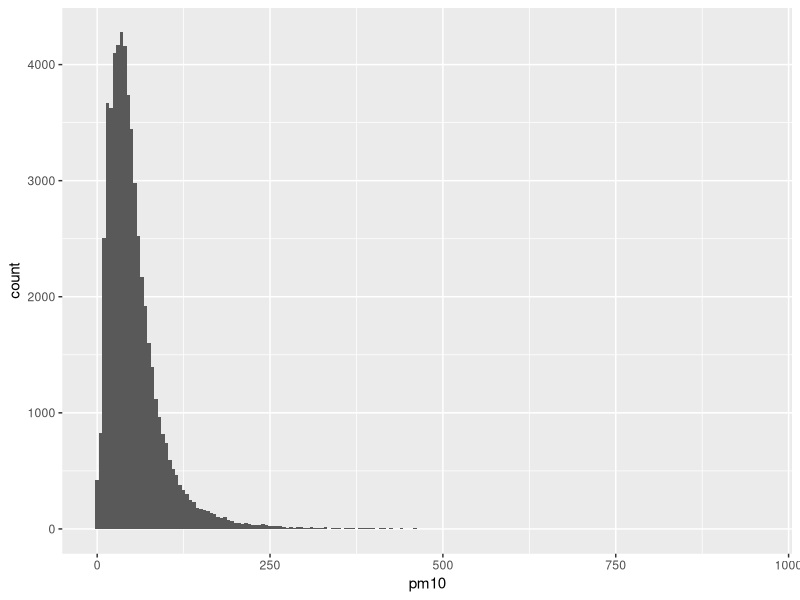
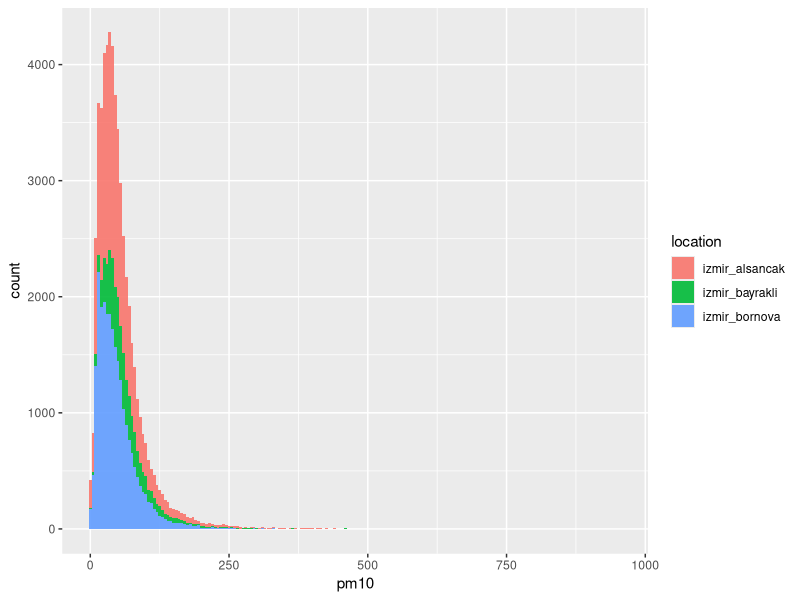
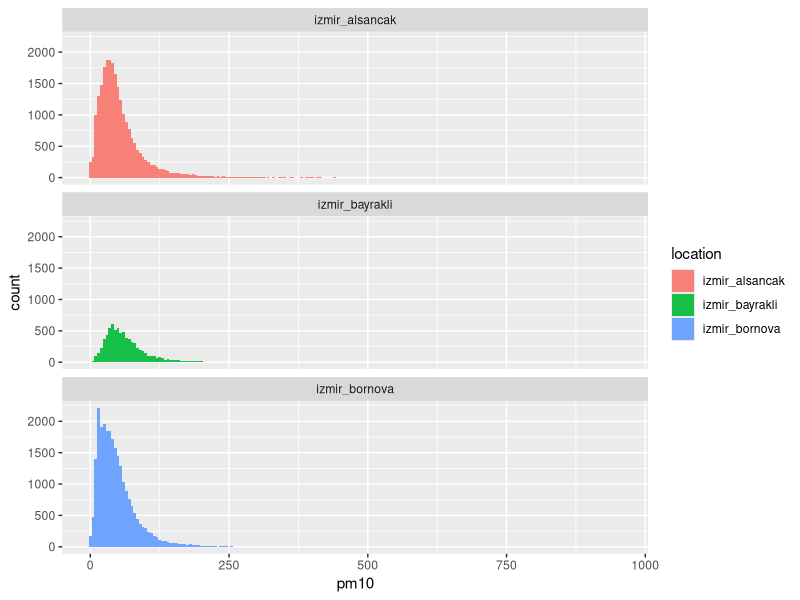
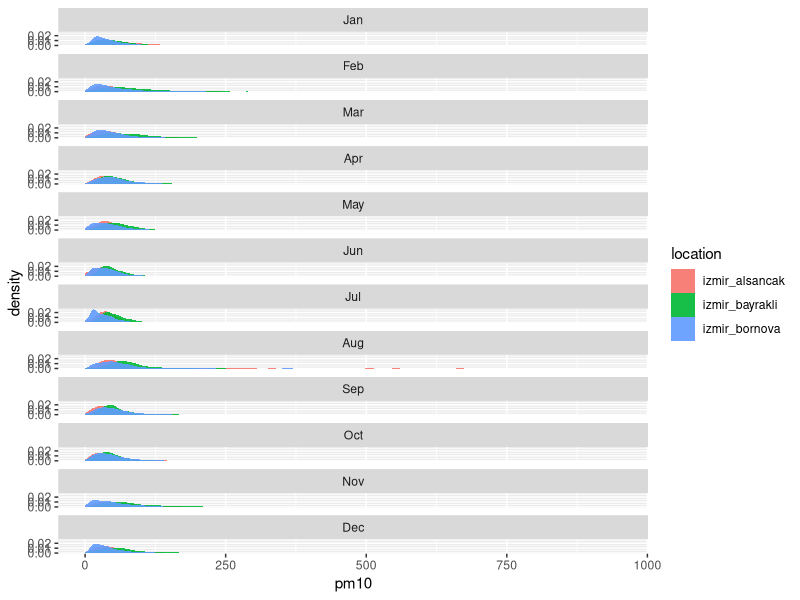
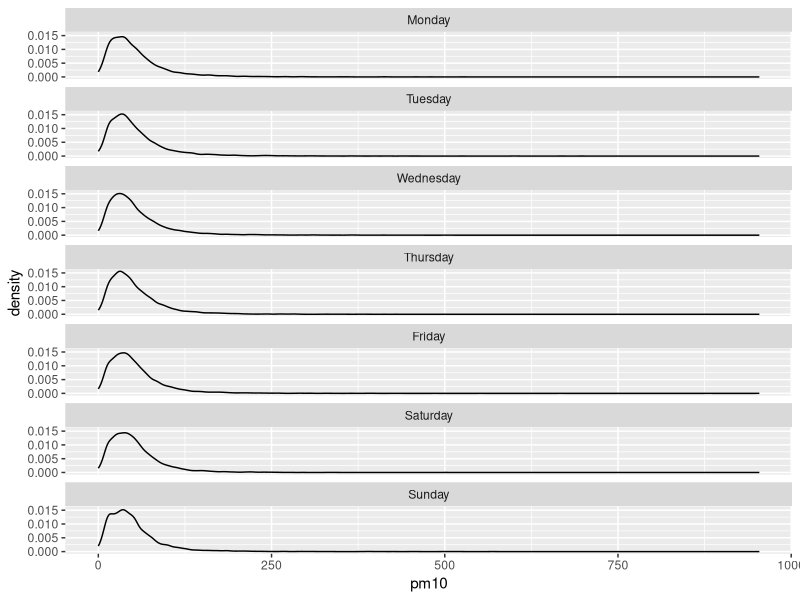
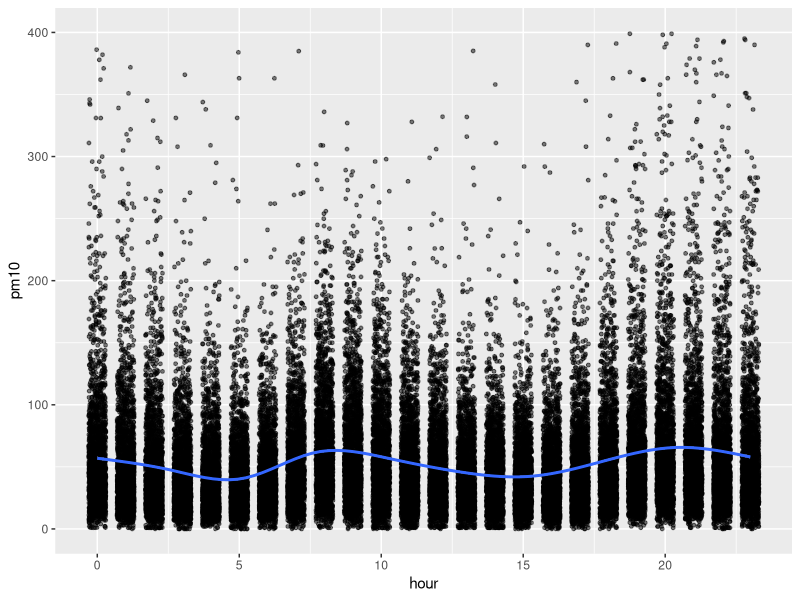

The R source for these figures, in order:
# install if not already installed in order to read xls
library(readxl)
# install if not already installed in order to reshape data
library(tidyr)
# install if not already installed in order to play with timestamps
library(lubridate)
# install if not already installed in order to make it simpler to manipulate
library(dplyr)
# install if not already installed in order to make it simpler to manipulate
library(ggplot2)


raw_data <- readxl::read_xls("datane.xls", sheet = 1, 
                             col_types = c("date", "numeric", "numeric", "numeric"))

names(raw_data) <- c("time", "izmir_alsancak", "izmir_bayrakli", "izmir_bornova")
str(raw_data)

# instead of having 3 different columns for pm10, keep it in just once 
# and create new colum for location
normalized_raw_data  <- tidyr::gather(raw_data, 
                                      key = location, 
                                      value = "pm10", 
                                      izmir_alsancak:izmir_bornova,
                                      na.rm = T)
str(normalized_raw_data)

data_detailed <- normalized_raw_data %>%
  dplyr::mutate(
    year = lubridate::year(time),
    month = lubridate::month(time, label = T),
    date = lubridate::date(time),
    hour = lubridate::hour(time),
    wday = lubridate::wday(time, label= T, week_start = 1, abbr = F)
  )

str(data_detailed)

# see the global distribution of pm10
ggplot(data_detailed, aes(x = pm10)) +
  geom_histogram(binwidth = 5)

# see the distribution of pm10 per location
ggplot(data_detailed, aes(x = pm10, fill = location)) +
  geom_histogram(binwidth = 5, alpha = 0.9)

# see the distribution of pm10 per location seperately
ggplot(data_detailed, aes(x = pm10, fill = location)) +
  geom_histogram(binwidth = 5, alpha = 0.9) +
  facet_wrap(~location, ncol = 1)

# see the density of pm10 per month seperately
ggplot(data_detailed, aes(x = pm10, fill = location)) +
  geom_density(alpha = 0.9, size = 0) +
  facet_wrap(~month, ncol = 1)

# see the density of pm10 per weekday seperately
ggplot(data_detailed, aes(x = pm10)) +
  geom_density(alpha = 0.9) +
  facet_wrap(~wday, ncol = 1)

# is it changing depending on the hour of the day
ggplot(data_detailed, aes(x = hour, y = pm10)) +
  geom_jitter(alpha = 0.5, height = 0.1, width = 0.3, size = 1) +
  geom_smooth(method = "auto") +
  ylim(0, 400)
